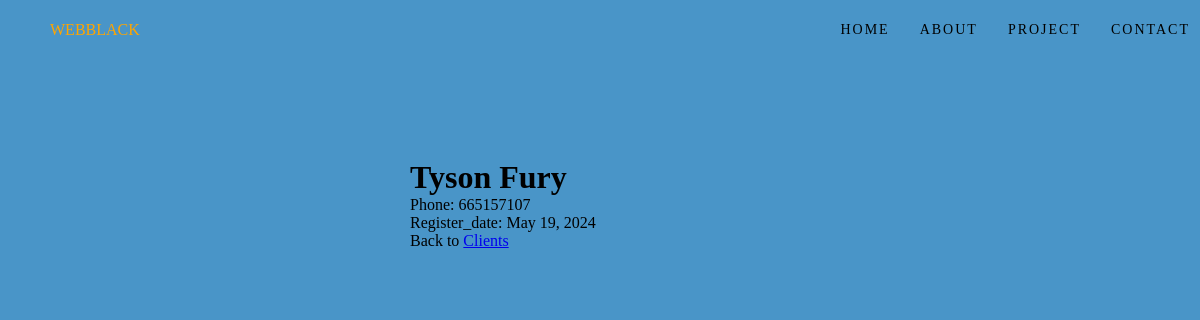
/clients/details/6, run on the app's committed database.
### clients/models.py (models this page shows, shortened)
class Client(models.Model):
    firstname = models.CharField(max_length=255)
    lastname = models.CharField(max_length=255)
    phone = models.IntegerField(null=True)
    register_date = models.DateField(null=True)

### clients/views.py (the view)
# urls.py: path('clients/details/<int:id>', views.details, name='details'),
def details(request, id):
    client = Client.objects.get(id=id)
    template = loader.get_template('details.html')
    context = {
        'client': client,
    }
    return HttpResponse(template.render(context, request))

### clients/templates/details.html (shortened to what this page needs)
{% extends "master.html" %}
{% block content %}
    <h1>{{ client.firstname}} {{ client.lastname}}</h1>
    <p>Phone: {{ client.phone}}</p>
    <p>Register_date: {{ client.register_date}}</p>
    <p>Back to <a href="/clients">Clients</a></p>
{% endblock %}

### clients/static/css/style.css (style rules this page uses)
body { background-color: #4995c8; }

### data on the page
Client: firstname "Tyson", lastname "Fury", phone "665157107", register_date "May 19, 2024"
